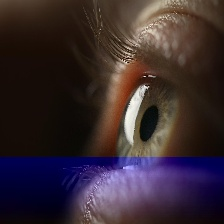
#> input picture datasets/critical/critical_000.jpg, 224 x 224 px
$ python -i heatmap.py   (imports and definitions only)
#> lines starting #> are read from the running program, lines starting #| are printed output that depends on the picture; after the words box and inside, x2 and y2 are one past the last pixel; in counts of white or black regions, pixels touching at a corner belong together
import cv2
import numpy as np
import os

# Try to import tensorflow, but don't fail if not available
try:
    import tensorflow as tf
    TF_AVAILABLE = True
except ImportError:
    TF_AVAILABLE = False
    print("⚠️ TensorFlow not available, using OpenCV-based heatmap generation")

class GradCAMHeatmap:

    def __init__(self, model=None, last_conv_layer_name=None):
        self.model = model
        self.last_conv_layer = None
        self.tf_available = TF_AVAILABLE

        if model is not None and TF_AVAILABLE:
            self.last_conv_layer = self._find_last_conv_layer()

    def _find_last_conv_layer(self):
        """Find the last convolutional layer in the model"""
        if not self.tf_available or self.model is None:
            return None
        for layer in reversed(self.model.layers):
            if isinstance(layer, tf.keras.layers.Conv2D):
                return layer.name
        return None

    def generate_heatmap(self, image_path, output_path=None):
        """
        Generate Grad-CAM heatmap for the image
        """
        # Use OpenCV-based heatmap generation (works without TensorFlow)
        heatmap = self._generate_opencv_heatmap(image_path)

        # Overlay heatmap on original image
        original = cv2.imread(image_path)
        if original is None:
            # Try with PIL fallback
            from PIL import Image
            original = np.array(Image.open(image_path))
            original = cv2.cvtColor(original, cv2.COLOR_RGB2BGR)

        original = cv2.resize(original, (224, 224))

        # Create overlay
        heatmap_resized = cv2.resize(heatmap, (224, 224))
        heatmap_colored = cv2.applyColorMap(
            np.uint8(255 * heatmap_resized), cv2.COLORMAP_JET
        )

        # Superimpose heatmap
        superimposed = cv2.addWeighted(original, 0.6, heatmap_colored, 0.4, 0)

        # Save if output path provided
        if output_path:
            cv2.imwrite(output_path, superimposed)
            return output_path

        return superimposed

    def _generate_opencv_heatmap(self, image_path):
        """Generate heatmap using OpenCV (no TensorFlow needed)"""
#> called with image_path = '../datasets/critical/critical_000.jpg'
        # Load image
        img = cv2.imread(image_path)
#> img is the input picture: shape (224, 224, 3); mean B, G, R 47.9, 41.8, 55.9
        if img is None:
            from PIL import Image
            img = np.array(Image.open(image_path))
            img = cv2.cvtColor(img, cv2.COLOR_RGB2BGR)

        img = cv2.resize(img, (224, 224))

        # Convert to HSV for better color detection
        hsv = cv2.cvtColor(img, cv2.COLOR_BGR2HSV)
#> hsv: shape (224, 224, 3); mean H, S, V 47.2, 145.1, 66.8

        # Detect red regions (potential blood/hyphema)
        # Red appears at two ranges in HSV
        lower_red1 = np.array([0, 50, 50])
        upper_red1 = np.array([10, 255, 255])
        lower_red2 = np.array([170, 50, 50])
        upper_red2 = np.array([180, 255, 255])

        mask1 = cv2.inRange(hsv, lower_red1, upper_red1)
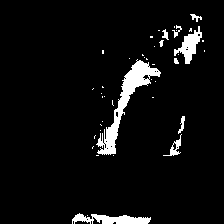
#> mask1: shape (224, 224); 5.5% white; 42 white regions (32 under 20 px), largest, box (x1, y1, x2, y2) and area: (96, 59, 161, 155) 1358, (72, 213, 151, 224) 528, (174, 26, 202, 64) 430
        mask2 = cv2.inRange(hsv, lower_red2, upper_red2)
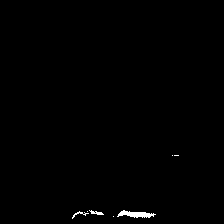
#> mask2: shape (224, 224); 0.5% white; 7 white regions (4 under 20 px), largest, box (x1, y1, x2, y2) and area: (117, 210, 156, 218) 171, (89, 210, 104, 215) 37, (72, 211, 89, 219) 33
        red_mask = cv2.bitwise_or(mask1, mask2)
#> red_mask: shape (224, 224); 6% white; 43 white regions (33 under 20 px), largest, box (x1, y1, x2, y2) and area: (96, 59, 161, 155) 1358, (72, 210, 156, 224) 770, (174, 26, 202, 64) 430

        # Also detect dark regions (possible hyphema areas)
        gray = cv2.cvtColor(img, cv2.COLOR_BGR2GRAY)
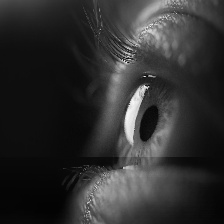
#> gray: shape (224, 224); min 3, max 248, mean 46.7
        _, dark_mask = cv2.threshold(gray, 50, 255, cv2.THRESH_BINARY_INV)
#> dark_mask: shape (224, 224); 65.4% white; 38 black regions (35 under 20 px), largest, box (x1, y1, x2, y2) and area: (74, 0, 219, 224) 16802, (0, 0, 51, 14) 462, (86, 16, 95, 31) 20

        # Combine masks
        combined_mask = cv2.bitwise_or(red_mask, dark_mask)
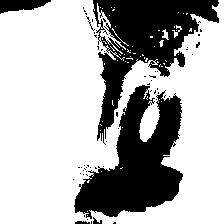
#> combined_mask: shape (224, 224); 69.8% white; 58 black regions (52 under 20 px), largest, box (x1, y1, x2, y2) and area: (74, 85, 183, 219) 7534, (93, 0, 219, 145) 6935, (0, 0, 51, 14) 462, (75, 221, 90, 224) 36, (93, 217, 102, 224) 33, (86, 16, 95, 31) 20

        # Apply Gaussian blur for smooth heatmap
        heatmap = combined_mask.astype(np.float32) / 255.0
        heatmap = cv2.GaussianBlur(heatmap, (25, 25), 0)
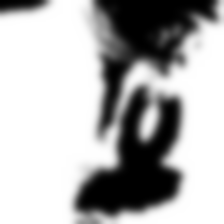
#> heatmap: shape (224, 224) float32; min 0, max 1, mean 0.698

        # Normalize to [0, 1]
        if np.max(heatmap) > 0:
            heatmap = heatmap / np.max(heatmap)

        return heatmap

    def _generate_demo_heatmap(self, image_path):
        """Legacy method - uses the OpenCV method now"""
        return self._generate_opencv_heatmap(image_path)

    @staticmethod
    def save_heatmap(heatmap, filename, folder='static/images/heatmaps'):
        """Save heatmap to file"""
        os.makedirs(folder, exist_ok=True)
        filepath = os.path.join(folder, filename)
        cv2.imwrite(filepath, heatmap)
        return filepath

>>> result = GradCAMHeatmap().generate_heatmap('../datasets/critical/critical_000.jpg')
#> in generate_heatmap, `heatmap_colored = cv2.applyColorMap( np.uint8(255 * heatmap_resized), ..`:
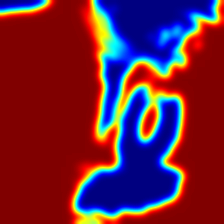
#> heatmap_colored: shape (224, 224, 3); mean B, G, R 58.5, 36.1, 109
#> in generate_heatmap, `superimposed = cv2.addWeighted(original, 0.6, heatmap_colored, 0.4, 0)`:
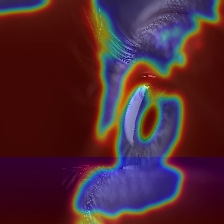
#> superimposed: shape (224, 224, 3); mean B, G, R 52.2, 39.5, 77.1

$ run again, on datasets/critical/critical_001.jpg
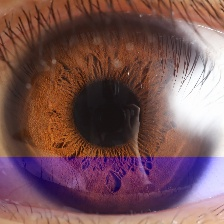
#> input picture datasets/critical/critical_001.jpg, 224 x 224 px
#> in _generate_opencv_heatmap, img is the input picture: shape (224, 224, 3); mean B, G, R 87.2, 84.8, 121.1
#> hsv: shape (224, 224, 3); mean H, S, V 61.4, 114, 125.2
#> in _generate_opencv_heatmap, `mask1 = cv2.inRange(hsv, lower_red1, upper_red1)`:
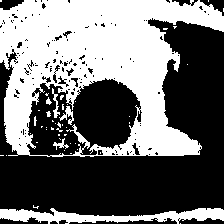
#> mask1: shape (224, 224); 44.1% white; 47 white regions (39 under 20 px), largest, box (x1, y1, x2, y2) and area: (0, 0, 224, 157) 19780, (0, 208, 224, 224) 1860, (59, 106, 74, 125) 109
#> mask2: shape (224, 224); 3.7% white; 47 white regions (41 under 20 px), largest, box (x1, y1, x2, y2) and area: (0, 197, 198, 216) 912, (148, 18, 183, 57) 504, (89, 187, 104, 201) 110, (183, 44, 190, 72) 70, (117, 194, 126, 202) 47, (198, 147, 204, 155) 25
#> red_mask: shape (224, 224); 47.8% white; 47 white regions (36 under 20 px), largest, box (x1, y1, x2, y2) and area: (0, 0, 224, 158) 20496, (0, 197, 224, 224) 2804, (89, 187, 104, 201) 110
#> dark_mask: shape (224, 224); 22.1% white; 261 white regions (246 under 20 px), largest, box (x1, y1, x2, y2) and area: (68, 66, 146, 166) 4398, (10, 1, 146, 143) 3297, (15, 157, 169, 214) 1950
#> combined_mask: shape (224, 224); 60.6% white; 142 black regions (125 under 20 px), largest, box (x1, y1, x2, y2) and area: (0, 21, 224, 213) 15496, (27, 83, 96, 156) 2431, (69, 218, 177, 224) 293
#> in generate_heatmap, `superimposed = cv2.addWeighted(original, 0.6, heatmap_colored, 0.4, 0)`:
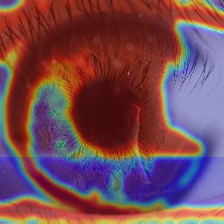
#> superimposed: shape (224, 224, 3); mean B, G, R 83.5, 73, 117.7

$ run again, on datasets/critical/critical_002.jpg
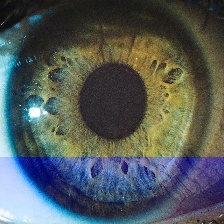
#> input picture datasets/critical/critical_002.jpg, 224 x 224 px
#> in _generate_opencv_heatmap, img is the input picture: shape (224, 224, 3); mean B, G, R 89.5, 89.9, 82.2
#> hsv: shape (224, 224, 3); mean H, S, V 70.9, 89.5, 106.6
#> in _generate_opencv_heatmap, `mask1 = cv2.inRange(hsv, lower_red1, upper_red1)`:
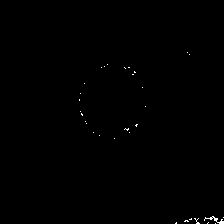
#> mask1: shape (224, 224); 0.25% white in thin lines or dots, all inside (x1, y1, x2, y2) = (79, 52, 224, 224)
#> mask2: shape (224, 224); 0.04% white in thin lines or dots, all inside (x1, y1, x2, y2) = (128, 74, 224, 220)
#> dark_mask: shape (224, 224); 31% white; 306 white regions (296 under 20 px), largest, box (x1, y1, x2, y2) and area: (0, 0, 224, 93) 8428, (79, 62, 146, 141) 3244, (18, 145, 128, 219) 2233
#> combined_mask: shape (224, 224); 31.2% white; 311 white regions (300 under 20 px), largest, box (x1, y1, x2, y2) and area: (0, 0, 224, 93) 8428, (79, 62, 147, 141) 3255, (18, 145, 128, 219) 2233
#> in generate_heatmap, `superimposed = cv2.addWeighted(original, 0.6, heatmap_colored, 0.4, 0)`:
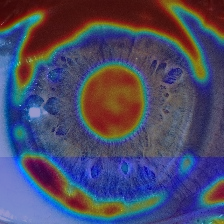
#> superimposed: shape (224, 224, 3); mean B, G, R 103.7, 74.8, 75.5
